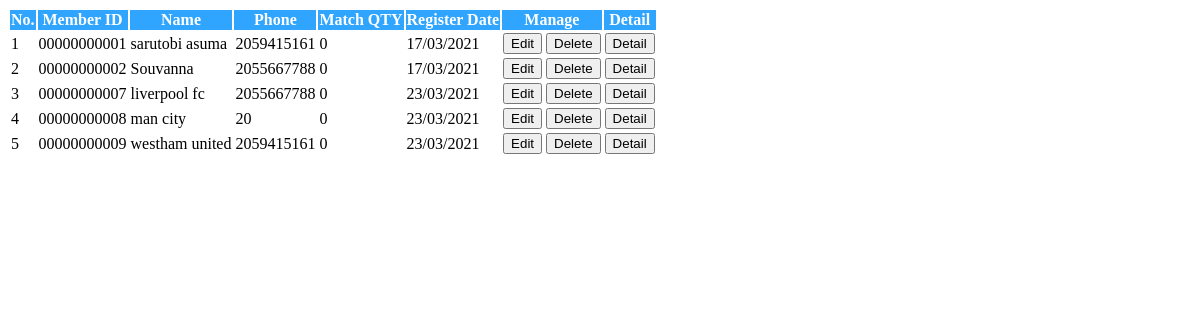
The app's page /admin/table_member.php with its own data.
### tables this page shows
CREATE TABLE `members` (
  `mem_id` int(11) UNSIGNED ZEROFILL NOT NULL,
  `mem_name` varchar(50) NOT NULL,
  `mem_phone` int(15) NOT NULL,
  `mem_match` int(10) NOT NULL,
  `mem_date` date NOT NULL
);

### admin/table_member.php (the view, shortened to what this page needs)
<link href="css/dataTables.bootstrap.min.css" rel="stylesheet">
<table class="table table-hover table-bordered" id="member_table">
						<thead style="background-color: #30a5ff; color: white;">
							<tr>
								<th>No.</th>
								<th>Member ID</th>
                                <th>Name</th>
                                <th>Phone</th>
                                <th>Match QTY</th>
								<th>Register Date</th>
                                <th>Manage</th>
                                <th>Detail</th>
							</tr>
						</thead>
						<tbody>
                        <?php include("../database/connect.php");
                        $sql = "SELECT * FROM members";
                        $result = $conn->query($sql);
                        $no = 1;
                        if($result->num_rows> 0 ){
                            while($row = $result->fetch_assoc()){
                                $timestamp = strtotime($row["mem_date"]);
                        ?>
							<tr>
								<td><?php echo $no++ ?></td>
								<td><?php echo $row["mem_id"]?></td>
								<td><?php echo $row["mem_name"]?></td>
                                <td><?php echo $row["mem_phone"]?></td>
                                <td><?php echo $row["mem_match"]?></td>
                                <td><?php echo date('d/m/Y', $timestamp)?></td>
                                <td>
                                <button class="btn btn-warning edit_data" data-id="<?php echo $row["mem_id"]?>"><i class="fa fa-pencil-square-o" aria-hidden="true"></i> Edit</button>
                                <button class="btn btn-danger delete_data" data-id="<?php echo $row["mem_id"]?>"><i class="fa fa-trash-o" aria-hidden="true"></i> Delete</button>
                                </td>
                                <td><button class="btn btn-primary"><i class="fa fa-address-card-o" aria-hidden="true"></i> Detail</button></td>
							</tr>
                            <?php } }?>
						</tbody>
					</table>

### records on screen
members: mem_id "00000000001", mem_name "sarutobi asuma", mem_phone "2059415161", mem_match "0", mem_date "17/03/2021"
members: mem_id "00000000002", mem_name "Souvanna", mem_phone "2055667788", mem_match "0", mem_date "17/03/2021"
members: mem_id "00000000007", mem_name "liverpool fc", mem_phone "2055667788", mem_match "0", mem_date "23/03/2021"
members: mem_id "00000000008", mem_name "man city", mem_phone "20", mem_match "0", mem_date "23/03/2021"
members: mem_id "00000000009", mem_name "westham united", mem_phone "2059415161", mem_match "0", mem_date "23/03/2021"
